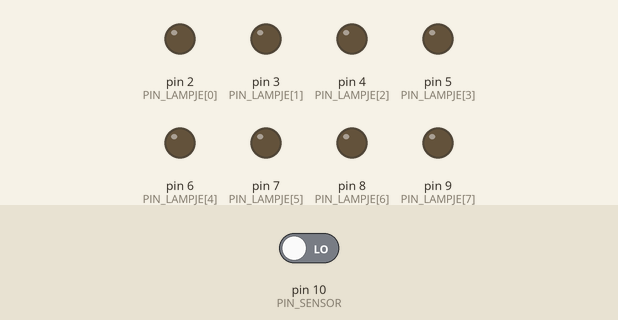
This sketch was run on a simulated Arduino Uno, built with avr-gcc and run on an emulated ATmega328P. On the bench: output pins drawn as LEDs (lit = HIGH). The test bench sets the inputs (shaded band); at power-on: pin 10 (PIN_SENSOR) LOW.

Above: at 1.2 s.
1.3 s: pin 10 (PIN_SENSOR) driven HIGH
At 1.45 s:
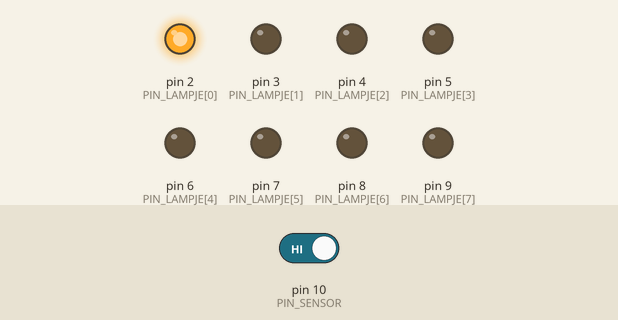
At 4.1 s:
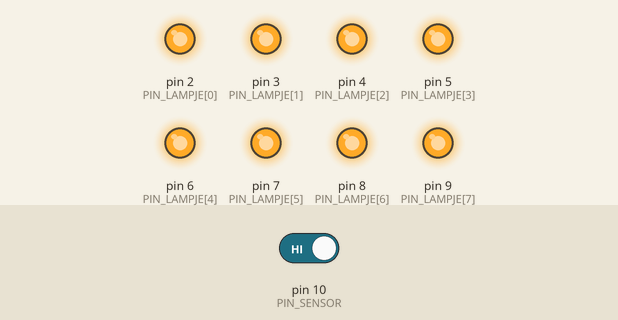
4.3 s: pin 10 (PIN_SENSOR) driven LOW
At 5.2 s:
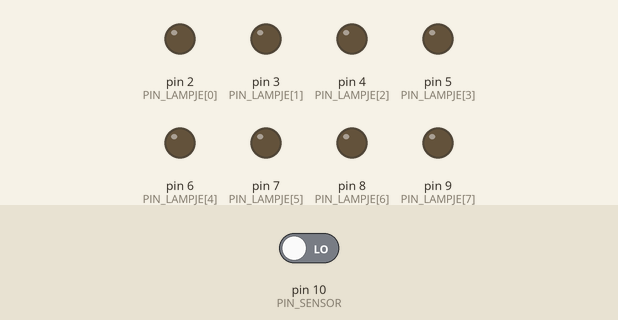
Timing chart, 0 to 7.3 s (numbered marks = the images above; inputs shaded):
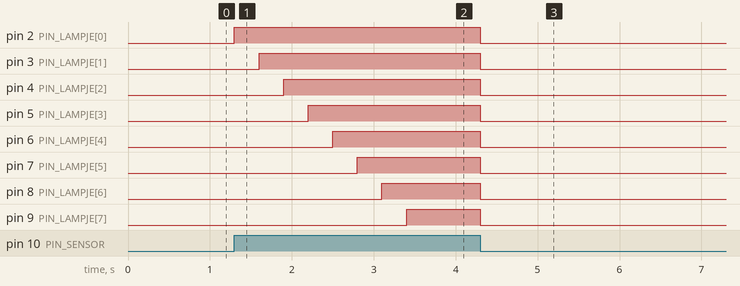

The sketch:

Bel_aanwijzer.ino
```cpp
/*
   "bel" pijl aanwijzer
*/

const uint8_t N_LAMPJES = 8;                                // De losse lampjes.
const uint8_t PIN_LAMPJE[N_LAMPJES] = {2, 3, 4, 5, 6, 7, 8, 9};
const uint8_t PIN_SENSOR = 10;
const uint32_t SPEED = 300;                                 // Tijd per stap in ms.

void setup() {
  for (uint8_t i = 0; i < N_LAMPJES; i++) {
    pinMode(PIN_LAMPJE[i], OUTPUT);
    digitalWrite(PIN_LAMPJE[i], LOW);
  }
}

void loop() {
  if (digitalRead(PIN_SENSOR)) {                            // Sensor output is actief HIGH
    for (uint8_t i = 0; i < N_LAMPJES; i++) {
      digitalWrite(PIN_LAMPJE[i], HIGH);
      delay(SPEED);
    }
    delay(SPEED);
    delay(SPEED);
    for (uint8_t i = 0; i < N_LAMPJES; i++) {
      digitalWrite(PIN_LAMPJE[i], LOW);
    }
    delay(SPEED);
  }
}
```

Measured:
- after the input at 1.3 s, pin 2 (PIN_LAMPJE[0]): LOW → HIGH at once; pin 3 (PIN_LAMPJE[1]): LOW → HIGH after 0.30 s; pin 4 (PIN_LAMPJE[2]): LOW → HIGH after 0.60 s; pin 5 (PIN_LAMPJE[3]): LOW → HIGH after 0.90 s; pin 6 (PIN_LAMPJE[4]): LOW → HIGH after 1.2 s
- after the input at 4.3 s, pin 2 (PIN_LAMPJE[0]), pin 3 (PIN_LAMPJE[1]), pin 4 (PIN_LAMPJE[2]), pin 5 (PIN_LAMPJE[3]), pin 6 (PIN_LAMPJE[4]), pin 7 (PIN_LAMPJE[5]), pin 8 (PIN_LAMPJE[6]), pin 9 (PIN_LAMPJE[7]): goes on until 4.3 s, then stays LOW
